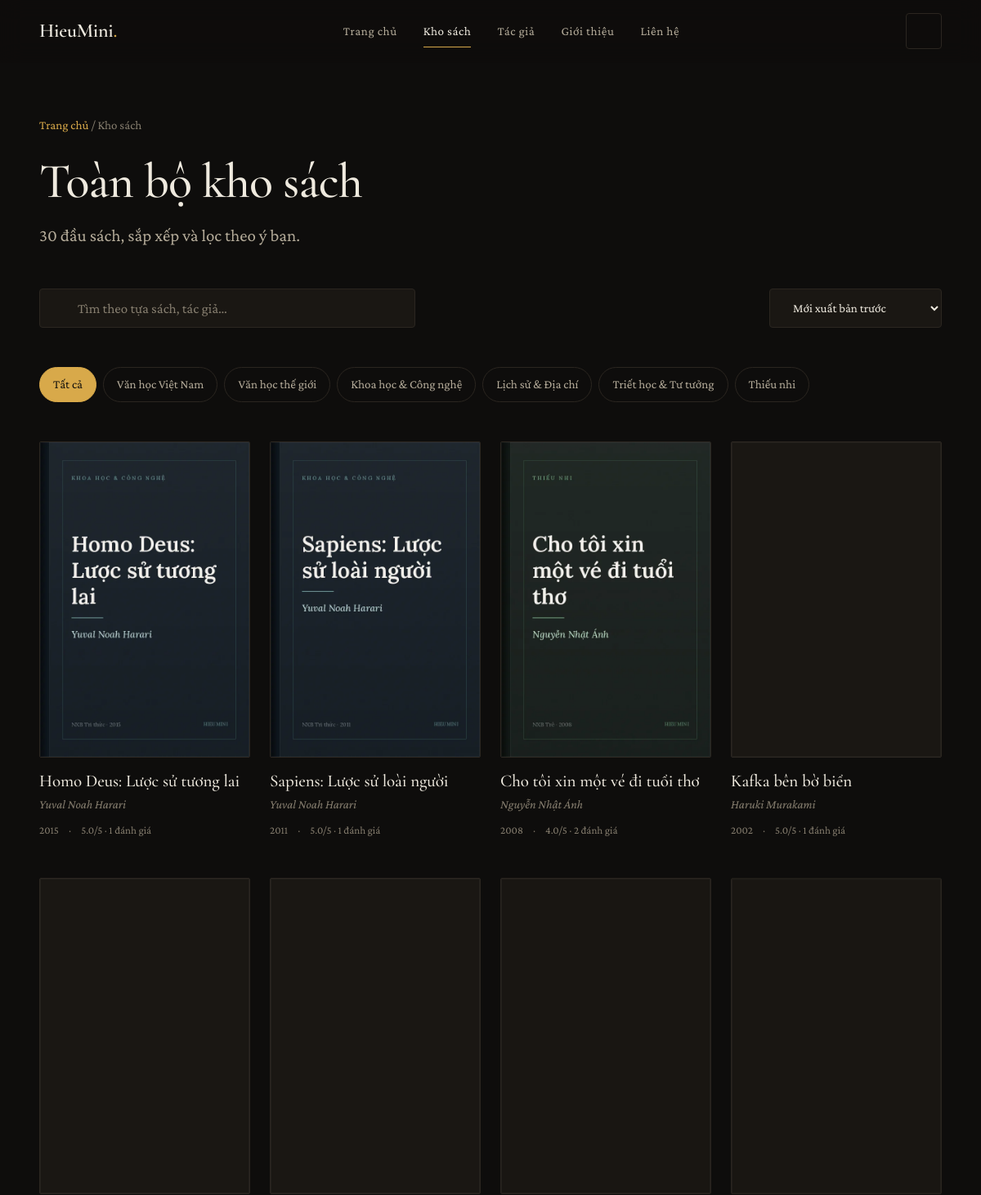
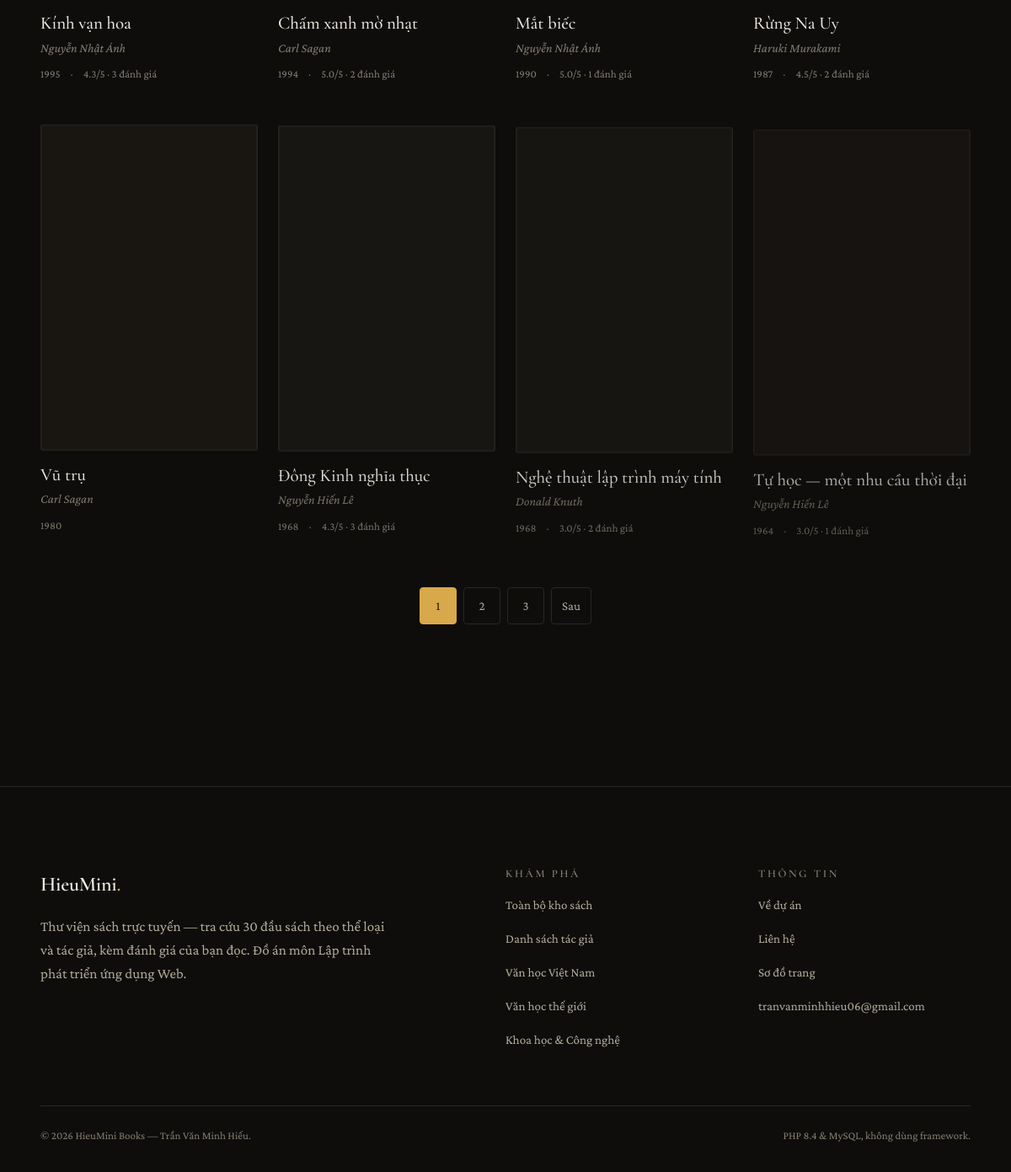
The page /books.php on the database its author committed (2 pictures, top to bottom).
### tables this page shows
CREATE TABLE `categories` (
  `id`          INT AUTO_INCREMENT PRIMARY KEY,
  `slug`        VARCHAR(80)  NOT NULL UNIQUE,
  `name`        VARCHAR(120) NOT NULL,
  `description` TEXT,
  `bg_color`    CHAR(7)      NOT NULL DEFAULT '#1C1917',
  `accent`      CHAR(7)      NOT NULL DEFAULT '#C89B3C',
  `sort_order`  SMALLINT     NOT NULL DEFAULT 0
);

CREATE TABLE `books` (
  `id`             INT AUTO_INCREMENT PRIMARY KEY,
  `slug`           VARCHAR(180) NOT NULL UNIQUE,
  `title`          VARCHAR(220) NOT NULL,
  `author_id`      INT NOT NULL,
  `category_id`    INT NOT NULL,
  `publisher`      VARCHAR(160),
  `published_year` SMALLINT,
  `pages`          SMALLINT,
  `language`       VARCHAR(40) DEFAULT 'Tiếng Việt',
  `isbn`           VARCHAR(24),
  `cover`          VARCHAR(180),
  `summary`        TEXT,
  `is_featured`    TINYINT(1) NOT NULL DEFAULT 0,
  `views`          INT NOT NULL DEFAULT 0,
  `created_at`     DATETIME NOT NULL DEFAULT CURRENT_TIMESTAMP,
  CONSTRAINT `fk_books_author`   FOREIGN KEY (`author_id`)   REFERENCES `authors`(`id`)    ON DELETE CASCADE,
  CONSTRAINT `fk_books_category` FOREIGN KEY (`category_id`) REFERENCES `categories`(`id`) ON DELETE CASCADE,
  INDEX `idx_books_category` (`category_id`),
  INDEX `idx_books_author`   (`author_id`),
  INDEX `idx_books_title`    (`title`),
  INDEX `idx_books_featured` (`is_featured`)
);

CREATE TABLE `authors` (
  `id`         INT AUTO_INCREMENT PRIMARY KEY,
  `slug`       VARCHAR(120) NOT NULL UNIQUE,
  `name`       VARCHAR(160) NOT NULL,
  `country`    VARCHAR(80),
  `birth_year` SMALLINT,
  `bio`        TEXT,
  INDEX `idx_authors_name` (`name`)
);

### config/config.php (called while the page is built, shortened)
<?php
function base_url(): string
{
    static $base = null;
    if ($base !== null) {
        return $base;
    }
    $dir = str_replace('\\', '/', dirname($_SERVER['SCRIPT_NAME'] ?? '/'));
    $dir = preg_replace('#/(admin|api)$#', '', $dir);
    $base = rtrim($dir, '/');
    return $base;
}

### config/database.php (called while the page is built, shortened)
<?php
function db(): PDO
{
    static $pdo = null;
    if ($pdo instanceof PDO) {
        return $pdo;
    }
    $dsn = sprintf('mysql:host=%s;dbname=%s;charset=utf8mb4', DB_HOST, DB_NAME);
    try {
        $pdo = new PDO($dsn, DB_USER, DB_PASS, [
            PDO::ATTR_ERRMODE            => PDO::ERRMODE_EXCEPTION,
            PDO::ATTR_DEFAULT_FETCH_MODE => PDO::FETCH_ASSOC,
            PDO::ATTR_EMULATE_PREPARES   => false,
        ]);
    } catch (PDOException $e) {
        http_response_code(503);
        if (IS_DEV) {
            exit('<h1>Không kết nối được cơ sở dữ liệu</h1><pre>'
                . htmlspecialchars($e->getMessage(), ENT_QUOTES, 'UTF-8')
                . '</pre><p>Kiểm tra lại MySQL đã bật chưa và thông tin trong <code>config/config.php</code>.</p>');
        }
        error_log('DB connect failed: ' . $e->getMessage());
        exit('Hệ thống đang bảo trì, vui lòng quay lại sau.');
    }
    return $pdo;
}
function db_query(string $sql, array $params = []): PDOStatement
{
    $stmt = db()->prepare($sql);
    $stmt->execute($params);
    return $stmt;
}
function db_all(string $sql, array $params = []): array
{
    return db_query($sql, $params)->fetchAll();
}
function db_value(string $sql, array $params = [])
{
    return db_query($sql, $params)->fetchColumn();
}

### includes/book-card.php (the view, shortened to what this page needs)
<article class="book-card" data-reveal>
  <div class="book-cover">
    <img src="<?= e(cover_url($b['cover'])) ?>"
         alt="Bìa sách <?= e($b['title']) ?> của <?= e($b['author_name']) ?>"
         width="600" height="900" loading="lazy" decoding="async">
  </div>
  <h3><a href="<?= e(url('book.php?s=' . $b['slug'])) ?>"><?= e($b['title']) ?></a></h3>
  <p class="book-author"><?= e($b['author_name']) ?></p>
  <p style="margin:var(--space-2) 0 0;display:flex;align-items:center;gap:var(--space-3);font-size:var(--fs-xs);color:var(--fg-subtle)">
    <span><?= e(format_year(isset($b['published_year']) ? (int) $b['published_year'] : null)) ?></span>
    <?php if (!empty($b['rating_count'])): ?>
      <span aria-hidden="true">·</span>
      <span><?= e(number_format((float) $b['rating_avg'], 1)) ?>/5 · <?= (int) $b['rating_count'] ?> đánh giá</span>
    <?php endif; ?>
  </p>
</article>

### includes/header.php (shortened to what this page needs)
<!doctype html>
<html lang="vi" data-theme="dark">
<head>
<link rel="stylesheet" href="<?= e(asset('css/style.css')) ?>">
</head>
<body class="<?= e($bodyClass ?? '') ?>">
<header class="site-header">
  <div class="header-inner">
    <a class="brand" href="<?= e(url('index.php')) ?>">HieuMini<span>.</span></a>
    <nav class="nav" id="primaryNav" aria-label="Điều hướng chính">
      <a href="<?= e(url('index.php')) ?>" class="<?= nav_active('index.php') ?>">Trang chủ</a>
      <a href="<?= e(url('books.php')) ?>" class="<?= nav_active('books.php') ?>">Kho sách</a>
      <a href="<?= e(url('authors.php')) ?>" class="<?= nav_active('authors.php') ?>">Tác giả</a>
      <a href="<?= e(url('about.php')) ?>" class="<?= nav_active('about.php') ?>">Giới thiệu</a>
      <a href="<?= e(url('contact.php')) ?>" class="<?= nav_active('contact.php') ?>">Liên hệ</a>
    </nav>
    <div class="header-actions">
      <button type="button" class="icon-btn" id="themeToggle" aria-label="Chuyển đổi giao diện sáng tối">
        <?= icon('moon') ?><?= icon('sun') ?>
      </button>
    </div>
  </div>
</header>
<main id="main">

### includes/functions.php (shortened to what this page needs)
<?php
function e(?string $s): string
{
    return htmlspecialchars($s ?? '', ENT_QUOTES | ENT_SUBSTITUTE, 'UTF-8');
}
function url(string $path = ''): string
{
    return base_url() . '/' . ltrim($path, '/');
}
function asset(string $path): string
{
    $file = ROOT_PATH . '/assets/' . ltrim($path, '/');
    $v = is_file($file) ? (string) filemtime($file) : '1';
    return url('assets/' . ltrim($path, '/')) . '?v=' . $v;
}
function cover_url(?string $file): string
{
    if ($file && is_file(ROOT_PATH . '/assets/img/covers/' . $file)) {
        return asset('img/covers/' . $file);
    }
    return asset('img/covers/placeholder.webp');
}
function current_page(): string
{
    return basename($_SERVER['SCRIPT_NAME'] ?? '');
}
function nav_active(string $file): string
{
    return current_page() === $file ? 'is-active' : '';
}
function format_year(?int $y): string
{
    return $y < 0 ? abs($y) . ' TCN' : (string) $y;
}
function format_number(int $n): string
{
    return number_format($n, 0, ',', '.');
}
function icon(string $name, string $class = 'ico'): string
{
    $paths = [
        'search'  => '<circle cx="11" cy="11" r="7"/><path d="m20 20-3.5-3.5"/>',
        'moon'    => '<path d="M21 12.8A9 9 0 1 1 11.2 3a7 7 0 0 0 9.8 9.8Z"/>',
        'sun'     => '<circle cx="12" cy="12" r="4"/><path d="M12 2v2m0 16v2M4.9 4.9l1.4 1.4m11.4 11.4 1.4 1.4M2 12h2m16 0h2M4.9 19.1l1.4-1.4M17.7 6.3l1.4-1.4"/>',
        'menu'    => '<path d="M4 7h16M4 12h16M4 17h16"/>',
        'close'   => '<path d="M6 6l12 12M18 6 6 18"/>',
        'arrow'   => '<path d="M5 12h14m-6-6 6 6-6 6"/>',
        'book'    => '<path d="M4 5a2 2 0 0 1 2-2h12v18H6a2 2 0 0 1-2-2Z"/><path d="M8 3v18"/>',
        'user'    => '<circle cx="12" cy="8" r="4"/><path d="M4 21c0-4 3.6-6 8-6s8 2 8 6"/>',
        'tag'     => '<path d="M3 12V5a2 2 0 0 1 2-2h7l9 9-9 9-9-9Z"/><circle cx="8" cy="8" r="1.4"/>',
        'star'    => '<path d="m12 3 2.7 5.6 6.1.9-4.4 4.3 1 6.2-5.4-2.9-5.4 2.9 1-6.2L3.2 9.5l6.1-.9Z"/>',
        'mail'    => '<rect x="3" y="5" width="18" height="14" rx="2"/><path d="m3 7 9 6 9-6"/>',
        'check'   => '<path d="m5 13 4 4L19 7"/>',
        'grid'    => '<rect x="3" y="3" width="7" height="7"/><rect x="14" y="3" width="7" height="7"/><rect x="3" y="14" width="7" height="7"/><rect x="14" y="14" width="7" height="7"/>',
        'quote'   => '<path d="M9 7H5v6h4l-2 4h3l2-4V7Zm10 0h-4v6h4l-2 4h3l2-4V7Z"/>',
    ];
    $d = $paths[$name] ?? $paths['book'];
    return '<svg class="' . e($class) . '" viewBox="0 0 24 24" fill="none" stroke="currentColor"'
        . ' stroke-width="1.6" stroke-linecap="round" stroke-linejoin="round" aria-hidden="true"'
        . ' focusable="false">' . $d . '</svg>';
}
function pagination(int $current, int $total, callable $link): string
{
    $out = '<nav class="pagination" aria-label="Phân trang danh sách sách">';
    $window = [1, $total];
    for ($i = $current - 1; $i <= $current + 1; $i++) {
        if ($i > 1 && $i < $total) {
            $window[] = $i;
        }
    }
    $window = array_unique($window);
    sort($window);
    $prev = 0;
    foreach ($window as $p) {
        $out .= $p === $current
            ? '<span class="is-current" aria-current="page">' . $p . '</span>'
            : '<a href="' . e($link($p)) . '">' . $p . '</a>';
        $prev = $p;
    }
    if ($current < $total) {
        $out .= '<a href="' . e($link($current + 1)) . '" rel="next">Sau</a>';
    }
    return $out . '</nav>';
}
function all_categories(): array
{
    static $c = null;
    return $c ??= db_all('SELECT * FROM categories ORDER BY sort_order, name');
}
function site_stats(): array
{
    static $s = null;
    return $s ??= [
        'books'      => (int) db_value('SELECT COUNT(*) FROM books'),
        'authors'    => (int) db_value('SELECT COUNT(*) FROM authors'),
        'categories' => (int) db_value('SELECT COUNT(*) FROM categories'),
        'reviews'    => (int) db_value('SELECT COUNT(*) FROM reviews WHERE is_approved = 1'),
    ];
}
function book_select_sql(): string
{
    return 'SELECT b.*, a.name AS author_name, a.slug AS author_slug,
                   c.name AS category_name, c.slug AS category_slug, c.accent AS category_accent,
                   (SELECT ROUND(AVG(r.rating), 1) FROM reviews r
                     WHERE r.book_id = b.id AND r.is_approved = 1) AS rating_avg,
                   (SELECT COUNT(*) FROM reviews r
                     WHERE r.book_id = b.id AND r.is_approved = 1) AS rating_count
            FROM books b
            JOIN authors a    ON a.id = b.author_id
            JOIN categories c ON c.id = b.category_id';
}

### books.php (shortened to what this page needs)
<?php
require __DIR__ . '/config/config.php';
require __DIR__ . '/config/database.php';
require __DIR__ . '/includes/functions.php';
$q       = trim((string) ($_GET['q'] ?? ''));
$catSlug = trim((string) ($_GET['the-loai'] ?? ''));
$sort    = (string) ($_GET['sap-xep'] ?? 'moi');
$page    = max(1, (int) ($_GET['trang'] ?? 1));
$sortMap = [
    'moi'      => 'b.published_year DESC, b.id DESC',
    'cu'       => 'b.published_year ASC, b.id ASC',
    'ten'      => 'b.title ASC',
    'xem-nhieu' => 'b.views DESC',
];
$orderBy = $sortMap[$sort] ?? $sortMap['moi'];
$where  = [];
$params = [];
$whereSql = $where ? ' WHERE ' . implode(' AND ', $where) : '';
$total = (int) db_value(
    'SELECT COUNT(*) FROM books b JOIN authors a ON a.id = b.author_id
     JOIN categories c ON c.id = b.category_id' . $whereSql,
    $params
);
$totalPages = max(1, (int) ceil($total / BOOKS_PER_PAGE));
$page       = min($page, $totalPages);
$offset     = ($page - 1) * BOOKS_PER_PAGE;
$books = db_all(
    book_select_sql() . $whereSql . ' ORDER BY ' . $orderBy .
    ' LIMIT ' . BOOKS_PER_PAGE . ' OFFSET ' . $offset,
    $params
);
$cats       = all_categories();
$activeCat  = null;
function build_url(array $overrides = []): string
{
    $params = array_merge($_GET, $overrides);
    $params = array_filter($params, static fn($v) => $v !== '' && $v !== null);
    return url('books.php') . ($params ? '?' . http_build_query($params) : '');
}
require __DIR__ . '/includes/header.php';
?>
<section class="section section--tight">
  <div class="container">
    <nav aria-label="Đường dẫn" style="margin-bottom:var(--space-5);font-size:var(--fs-sm);color:var(--fg-subtle)">
      <a href="<?= e(url('index.php')) ?>">Trang chủ</a>
      <span aria-hidden="true"> / </span>
      <span>Kho sách<?= $activeCat ? ' / ' . e($activeCat['name']) : '' ?></span>
    </nav>
    <h1 style="font-size:var(--fs-3xl)" data-split>
    </h1>
    <p class="lead" style="margin-bottom:var(--space-7)">
      <?php if ($q !== ''): ?>
        Tìm thấy <strong><?= format_number($total) ?></strong> kết quả cho từ khoá “<?= e($q) ?>”.
      <?php elseif ($activeCat): ?>
        <?= e($activeCat['description']) ?>
      <?php else: ?>
        <?= format_number($total) ?> đầu sách, sắp xếp và lọc theo ý bạn.
      <?php endif; ?>
    </p>
    <form class="toolbar" method="get" action="<?= e(url('books.php')) ?>" role="search">
      <div class="search-box">
        <input type="search" id="q" name="q" value="<?= e($q) ?>"
               placeholder="Tìm theo tựa sách, tác giả…"
               autocomplete="off" role="combobox" aria-expanded="false"
               aria-controls="suggestBox" aria-autocomplete="list">
      </div>
      <select class="sort-select" name="sap-xep" id="sap-xep" onchange="this.form.submit()">
        <option value="moi"       <?= $sort === 'moi' ? 'selected' : '' ?>>Mới xuất bản trước</option>
      </select>
    </form>
    <div class="filter-chips" style="margin-bottom:var(--space-7)">
      <a class="chip <?= $catSlug === '' ? 'is-active' : '' ?>" href="<?= e(build_url(['the-loai' => null, 'trang' => null])) ?>">
        Tất cả
      </a>
      <?php foreach ($cats as $c): ?>
        <a class="chip <?= $catSlug === $c['slug'] ? 'is-active' : '' ?>"
           href="<?= e(build_url(['the-loai' => $c['slug'], 'trang' => null])) ?>"><?= e($c['name']) ?></a>
      <?php endforeach; ?>
    </div>
    <div class="book-grid">
      <?php if (!$books): ?>
        <div class="empty-state">
          <?= icon('search', 'ico') ?>
          <h3>Không tìm thấy cuốn nào khớp</h3>
          <p>
            <?php if ($q !== ''): ?>
              Từ khoá “<?= e($q) ?>” chưa khớp với tựa sách, tác giả hay tóm tắt nào trong kho.
              Thử rút ngắn từ khoá, hoặc bắt đầu từ một thể loại bên dưới.
            <?php else: ?>
              Thể loại này chưa có sách nào. Thử xem các thể loại khác.
            <?php endif; ?>
          </p>
          <div class="empty-suggest">
            <?php foreach (array_slice($cats, 0, 4) as $c): ?>
              <a class="chip" href="<?= e(url('books.php?the-loai=' . $c['slug'])) ?>"><?= e($c['name']) ?></a>
            <?php endforeach; ?>
            <a class="chip" href="<?= e(url('books.php')) ?>">Xem toàn bộ kho</a>
          </div>
        </div>
      <?php else: ?>
        <?php foreach ($books as $b): ?>
          <?php require __DIR__ . '/includes/book-card.php'; ?>
        <?php endforeach; ?>
      <?php endif; ?>
    </div>
    <?= pagination($page, $totalPages, static fn(int $p) => build_url(['trang' => $p > 1 ? $p : null])) ?>
  </div>
</section>
<?php require __DIR__ . '/includes/footer.php'; ?>

### includes/footer.php (shortened to what this page needs)
</main>
<footer class="site-footer">
  <div class="container">
    <div class="footer-grid">
      <div>
        <a class="brand" href="<?= e(url('index.php')) ?>">HieuMini<span>.</span></a>
        <p style="margin-top:var(--space-4);max-width:44ch">
          <?= e(SITE_TAGLINE) ?> — tra cứu <?= format_number(site_stats()['books']) ?> đầu sách theo
          thể loại và tác giả, kèm đánh giá của bạn đọc. Đồ án môn Lập trình phát triển ứng dụng Web.
        </p>
      </div>
      <div>
        <h4>Khám phá</h4>
        <ul class="footer-links">
          <li><a href="<?= e(url('books.php')) ?>">Toàn bộ kho sách</a></li>
          <li><a href="<?= e(url('authors.php')) ?>">Danh sách tác giả</a></li>
          <?php foreach (array_slice(all_categories(), 0, 3) as $c): ?>
            <li><a href="<?= e(url('books.php?the-loai=' . $c['slug'])) ?>"><?= e($c['name']) ?></a></li>
          <?php endforeach; ?>
        </ul>
      </div>
      <div>
        <h4>Thông tin</h4>
        <ul class="footer-links">
          <li><a href="<?= e(url('about.php')) ?>">Về dự án</a></li>
          <li><a href="<?= e(url('contact.php')) ?>">Liên hệ</a></li>
          <li><a href="<?= e(url('sitemap.xml')) ?>">Sơ đồ trang</a></li>
          <li><a href="mailto:<?= e(SITE_EMAIL) ?>"><?= e(SITE_EMAIL) ?></a></li>
        </ul>
      </div>
    </div>
    <div class="footer-bottom">
      <span>© <?= date('Y') ?> <?= e(SITE_NAME) ?> — <?= e(SITE_AUTHOR) ?>.</span>
      <span>PHP <?= e(PHP_MAJOR_VERSION . '.' . PHP_MINOR_VERSION) ?> &amp; MySQL, không dùng framework.</span>
    </div>
  </div>
</footer>
</body>
</html>

### rows shown on the page
categories: name "Văn học Việt Nam"
categories: name "Văn học thế giới"
categories: name "Khoa học & Công nghệ"
categories: name "Lịch sử & Địa chí"
categories: name "Triết học & Tư tưởng"
categories: name "Thiếu nhi"
books: cover (picture), title "Homo Deus: Lược sử tương lai", author.name "Yuval Noah Harari", published_year "2015", rating_avg "5.0", rating_count "1"
books: cover (picture), title "Sapiens: Lược sử loài người", author.name "Yuval Noah Harari", published_year "2011", rating_avg "5.0", rating_count "1"
books: cover (picture), title "Cho tôi xin một vé đi tuổi thơ", author.name "Nguyễn Nhật Ánh", published_year "2008", rating_avg "4.0", rating_count "2", is_featured "1", author "3"
books: cover (picture), title "Kafka bên bờ biển", author.name "Haruki Murakami", published_year "2002", rating_avg "5.0", rating_count "1"
books: cover (picture), title "Kính vạn hoa", author.name "Nguyễn Nhật Ánh", published_year "1995", rating_avg "4.3", rating_count "3"
books: cover (picture), title "Chấm xanh mờ nhạt", author.name "Carl Sagan", published_year "1994", rating_avg "5.0", rating_count "2"
books: cover (picture), title "Mắt biếc", author.name "Nguyễn Nhật Ánh", published_year "1990", rating_avg "5.0", rating_count "1"
books: cover (picture), title "Rừng Na Uy", author.name "Haruki Murakami", published_year "1987", rating_avg "4.5", rating_count "2"
books: cover (picture), title "Vũ trụ", author.name "Carl Sagan", published_year "1980"
books: cover (picture), title "Đông Kinh nghĩa thục", author.name "Nguyễn Hiến Lê", published_year "1968", rating_avg "4.3", rating_count "3"
books: cover (picture), title "Nghệ thuật lập trình máy tính", author.name "Donald Knuth", published_year "1968", rating_avg "3.0", rating_count "2"
books: cover (picture), title "Tự học — một nhu cầu thời đại", author.name "Nguyễn Hiến Lê", published_year "1964", rating_avg "3.0", rating_count "1"

### other values the page prints
format_number($total) "30"
$p "2"
SITE_TAGLINE "Thư viện sách trực tuyến"
format_number(site_stats()['books']) "30"
SITE_EMAIL "tranvanminhhieu06@gmail.com"
SITE_NAME "HieuMini Books"
SITE_AUTHOR "Trần Văn Minh Hiếu"
PHP_MAJOR_VERSION . '.' . PHP_MINOR_VERSION "8.4"
